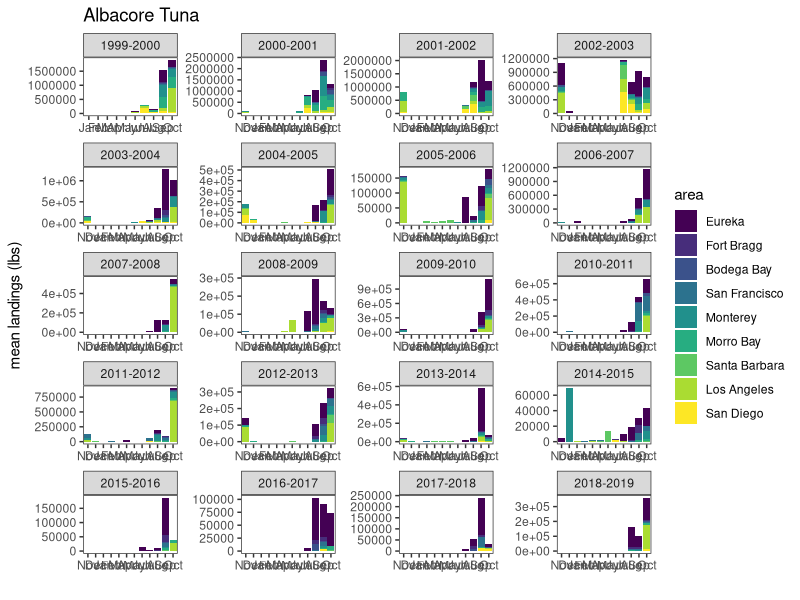
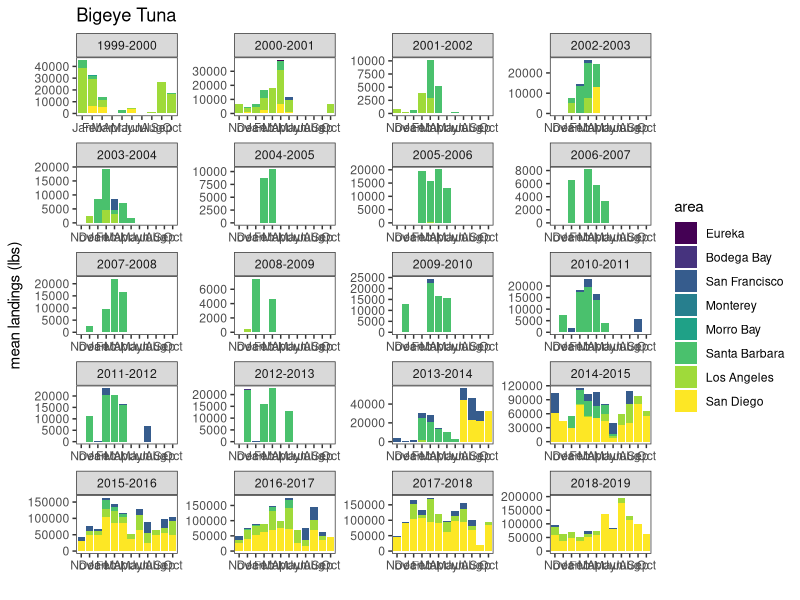
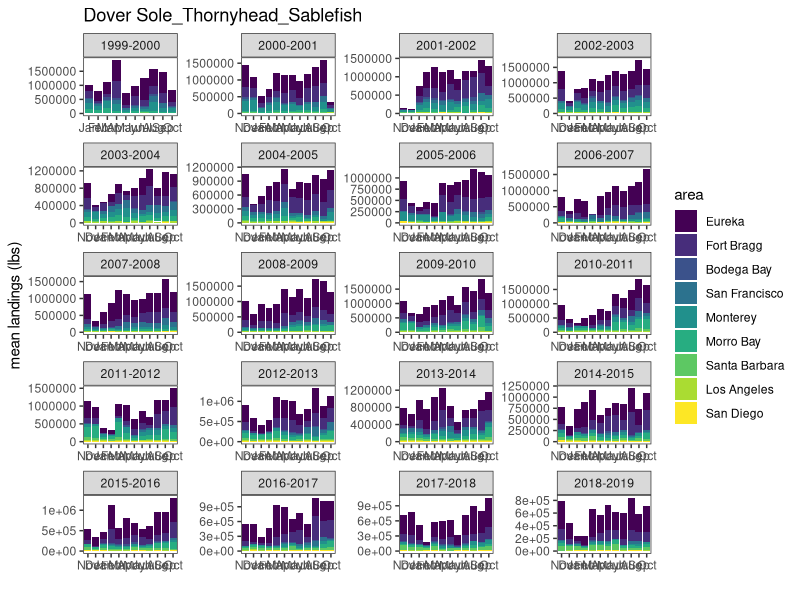
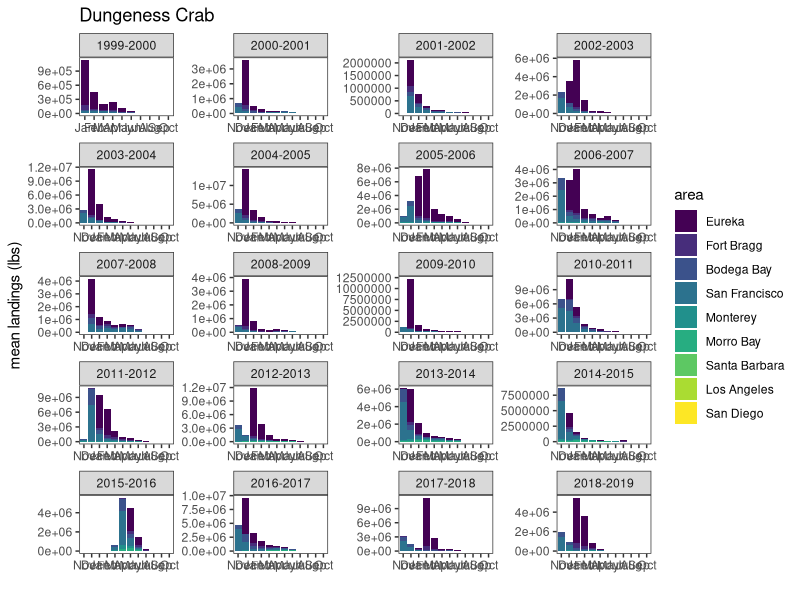
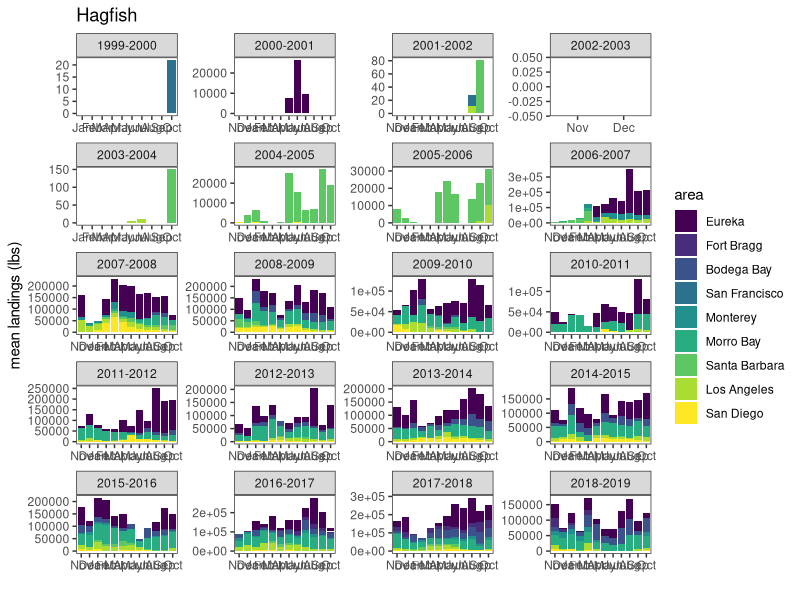
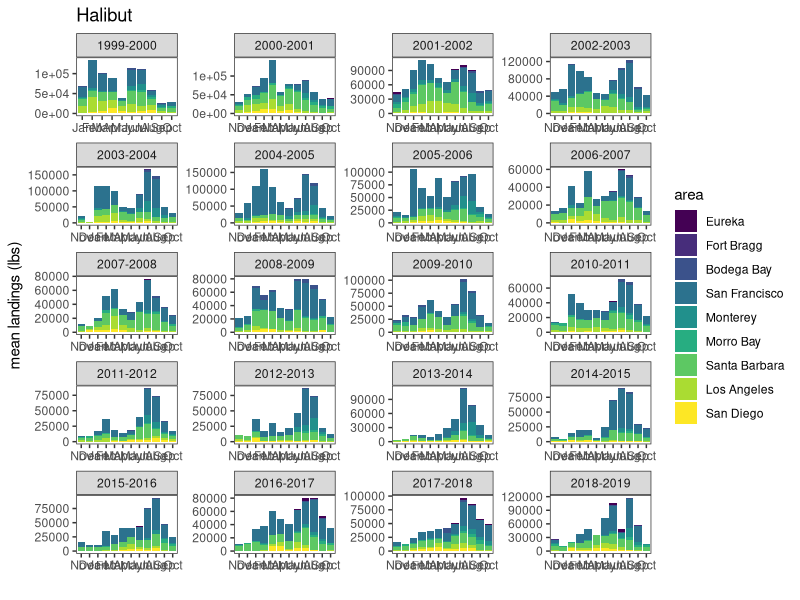
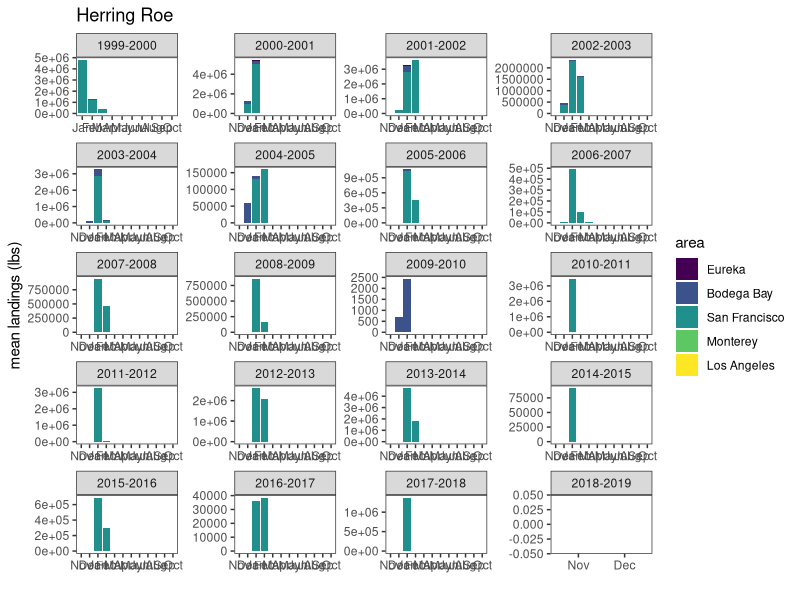
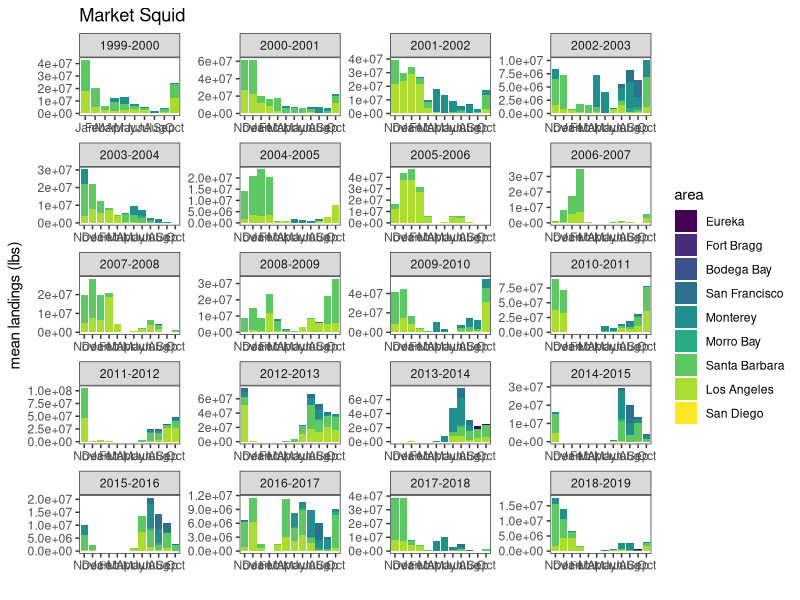

These charts were generated, in order, by the following R code:
# Analysis of the data from the nine areas within California, gathered from the
# California Department of Natural Resources, accessed here: 
# https://wildlife.ca.gov/Fishing/Commercial/Landings

# In this script, graphs of monthly landings for each of the species, faceted 
# by year, are created with the appropriate year labels demonstrating the 
# correct month/year combination.

library(dplyr)
library(reshape2)
library(ggplot2)
library(viridis)


# Import dataset for all species of interest
all_soi <- read.csv("Data/dfw_areas_all_soi.csv")

# Order of areas from North -> South
area_order <- c("Eureka", "Fort Bragg", "Bodega Bay", "San Francisco", 
                "Monterey", "Morro Bay", "Santa Barbara", "Los Angeles",
                "San Diego")

# Abbreviation of months for nice plots
months_abbrev <- c("Jan", "Feb", "Mar", "Apr", "May", "Jun", "Jul", "Aug", 
                   "Sep", "Oct", "Nov", "Dec")


# Transform data into a useful form
soi_plots <- all_soi[, -14]  # create new df for plots & remove total landings
soi_plots$area <- factor(soi_plots$area, levels = area_order)
colnames(soi_plots) <- c("species", months_abbrev, "year", "area")
soi_plots <- soi_plots[, c(1, 15, 14, 12, 13, 2:11)]
soi_plots$year <- as.character(soi_plots$year)
soi_plots <- melt(soi_plots, id_vars = c("species", "area", "year"))
colnames(soi_plots) <- c("species", "area", "year", "month", "landings")


# Replace simple years with a year range --------------------------------------
new_year <- function(this_year) {
  # Function creates a new year label depending on the month so that the years
  # actually match up with the month order used for assessing the fisheries,
  # which composes November & December of one year, then January-October of the
  # next. 
  df <- soi_plots
  df <- within(df, year[year == this_year & month == "Nov" | 
                          year == this_year & month == "Dec"] 
               <- paste(this_year, "-", as.numeric(this_year) + 1, sep = ""))
  df <- within(df, year[year == this_year & month == "Jan" | 
                          year == this_year & month == "Feb" |
                          year == this_year & month == "Mar" | 
                          year == this_year & month == "Apr" | 
                          year == this_year & month == "May" | 
                          year == this_year & month == "Jun" | 
                          year == this_year & month == "Jul" | 
                          year == this_year & month == "Aug" |
                          year == this_year & month == "Sep" | 
                          year == this_year & month == "Oct"] 
               <- paste(as.numeric(this_year) - 1, "-", this_year, sep = ""))
  return(df)
}

# Call function for all years
years <- as.character(2000:2019)

for (y in years) {
  soi_plots <- new_year(y)
}

# Remove rows that include years without any data
soi_plots <- soi_plots %>% filter(!year == "2019-2020")


# Create plots in a function --------------------------------------------------
soi_fisheries <- levels(factor(soi_plots$species))

species_timeseries <- function(fishery) {
  # Function creates an plot for each of the species of interest with a unique
  # title and saves them all to one folder with unique name.
  df <- soi_plots %>% filter(species == fishery)
  
  plt <- ggplot(df, aes(x = month, y = landings, fill = area)) +
    geom_bar(position = "stack", stat = "identity") +
    ylab("mean landings (lbs)") + xlab(" ") +
    ggtitle(fishery) + 
    scale_fill_viridis(discrete = TRUE) +
    theme_bw() +
    theme(panel.grid.major = element_blank(), panel.grid.minor = element_blank()) +
    facet_wrap(~year, ncol = 4, scale = "free")
  
  ggsave(filename=paste("DFW pdf data/Figures/Species timeseries/", fishery, "_revenue.pdf", 
                        sep=""), 
         plot=plt, width=400, height=250, units="mm", dpi=300)
}

# Function call for each species 
for (s in soi_fisheries) {
  species_timeseries(s)
}
